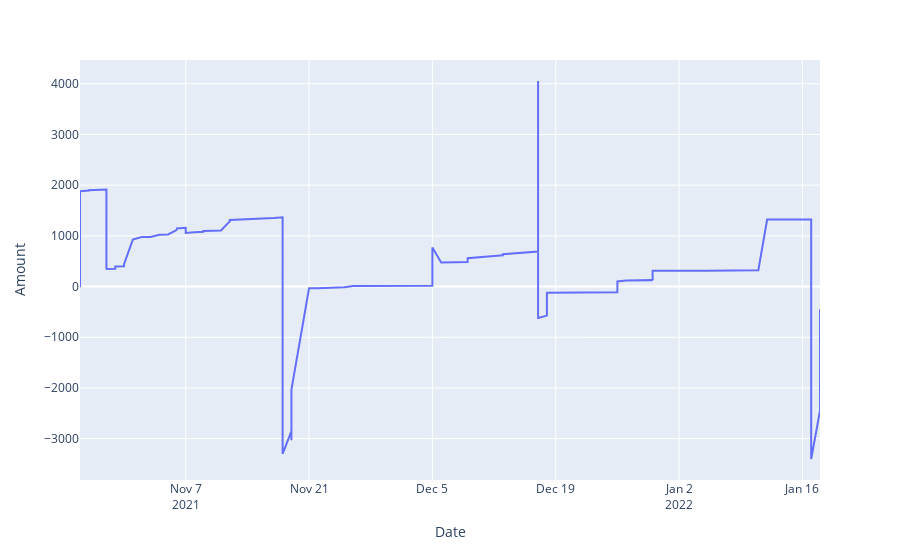

The code cell stored with this chart in its notebook:
### Code cell
fig = px.line(df, x="Date", y="Amount")
fig.show()
